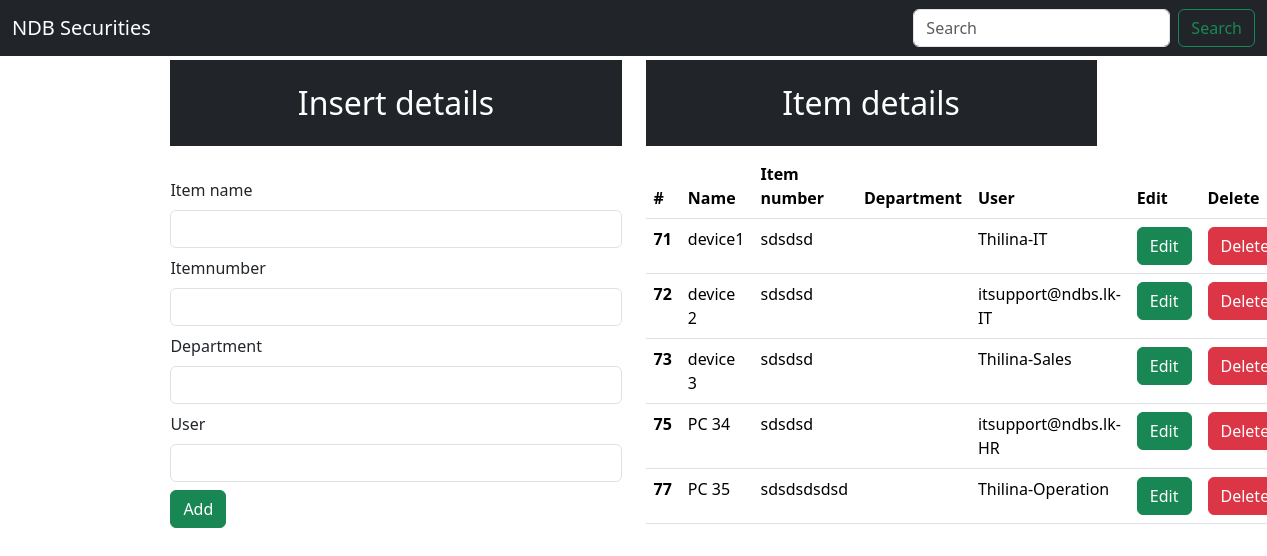
The page / on the database its author committed.
### app/models.py (models this page shows, shortened)
class Item(models.Model):
    name=models.CharField(max_length=30,blank=False,null=False)
    itemnum=models.CharField(max_length=30,blank=False,null=False)
    brand=models.CharField(max_length=30,blank=False,null=False)
    user=models.CharField(max_length=50,blank=False,null=False,default="none")
    Price=models.IntegerField(default=0)

### app/views.py (the view)
# urls.py: path('',views.index,name="index"),
def index(request):
   data=Item.objects.all()
   context={"data":data}
   return render(request,"index.html",context)

### templates/index.html (shortened to what this page needs)
<!doctype html>
<html lang="en">
  <head>
    <link href="https://cdn.jsdelivr.net/npm/bootstrap@5.3.3/dist/css/bootstrap.min.css" rel="stylesheet">
  </head>
  <body>
    <nav class="navbar navbar-expand-lg navbar-dark bg-dark">
        <div class="container-fluid">
          <a class="navbar-brand">NDB Securities</a>
          <form class="d-flex" role="search" method="post" action="/search">
            <input class="form-control me-2" type="search" placeholder="Search" aria-label="Search" name="number">
            <button class="btn btn-outline-success" type="submit">Search</button>
          </form>
        </div>
      </nav>
      <div class="container mt-1" style="width:75%;height:40%;">
        <div class="row">
          <div class="col-md-6">
           <h2 class="text-white bg-dark text-center p-4">Insert details</h2>
           <br>
           <form method="post" action="/insert">
    <div class="mb-2" >
    <label for="exampleInputEmail1" class="form-label">Item name</label>
    <input type="test" class="form-control" id="exampleInputEmail1" name="name" aria-describedby="emailHelp">
  </div>
  <div class="mb-2">
    <label for="exampleInputPassword1" class="form-label">Itemnumber</label>
    <input type="test" class="form-control" id="exampleInputPassword1" name="Itemnumber">
  </div>
  <div class="mb-2">
    <label for="exampleInputPassword1" class="form-label">Department</label>
    <input type="test" class="form-control" id="exampleInputPassword1" name="department">
  </div>
  <div class="mb-2">
    <label for="exampleInputPassword1" class="form-label">User</label>
    <input type="text" class="form-control" id="exampleInputPassword1" name="user">
  </div>
  <button type="submit" class="btn btn-success">Add</button>
</form>
          </div>
           <div class="col-md-6">
            <h2 class="text-white bg-dark text-center p-4">Item details</h2>
            <table class="table">
              <thead>
                <tr>
                  <th scope="col">#</th>
                  <th scope="col">Name</th>
                  <th scope="col">Item number</th>
                  <th scope="col">Department</th>
                  <th scope="col">User</th>
                  <th scope="col">Edit</th>
                  <th scope="col">Delete</th>
                </tr>
              </thead>
              <tbody>
                {% for d in data %}
                <tr>
                  <th scope="row">{{d.id}}</th>
                  <td>{{d.name}}</td>
                  <td>{{d.itemnum}}</td>
                  <td>{{d.dept}}</td>
                  <td>{{d.user}}</td>
                  <td> <a type="button"  href="/update/{{d.id}}" class="btn btn-success">Edit</a></td>
                  <td> <a type="button"  href="/delete/{{d.id}}" class="btn btn-danger">Delete</a></td>
                </tr>
                 {% endfor %}
              </tbody>
            </table>
          </div>
        </div>
      </div>
  </body>
</html>

### rows shown on the page
Item: id "71", name "device1", itemnum "sdsdsd", user "Thilina-IT"
Item: id "72", name "device 2", itemnum "sdsdsd", user "itsupport@ndbs.lk-IT"
Item: id "73", name "device 3", itemnum "sdsdsd", user "Thilina-Sales"
Item: id "75", name "PC 34", itemnum "sdsdsd", user "itsupport@ndbs.lk-HR"
Item: id "77", name "PC 35", itemnum "sdsdsdsdsd", user "Thilina-Operation"
